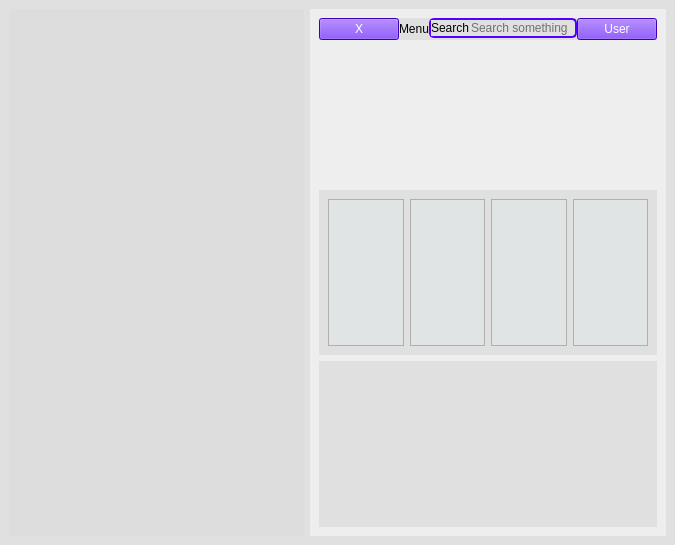
<?xml version="1.0" encoding="UTF-8"?>
<ui version="4.0">
 <class>MainWindow</class>
 <widget class="QMainWindow" name="MainWindow">
  <property name="geometry">
   <rect>
    <x>0</x>
    <y>0</y>
    <width>675</width>
    <height>545</height>
   </rect>
  </property>
  <property name="windowTitle">
   <string>MainWindow</string>
  </property>
  <widget class="QWidget" name="centralwidget">
   <property name="styleSheet">
    <string notr="true">* {
	background-color: rgb(224, 224, 224);
}

#leftMenu {
	background-color: #DDDDDD;
}

#mainBody {
	background-color: #EEEEEE;
}

#searchBox {
	background: transparent;
	border: none;
}

#searchFrame {
	border-radius: 5px;
	border: 2px solid rgb(85, 0, 255);
}

QPushButton {
	background-color: rgb(85, 0, 255);
	color: rgb(255, 255, 255);
}

#frame, #frame_2, #frame_3, #frame_4 {
	
	background-color: rgb(225, 228, 228);
}

</string>
   </property>
   <layout class="QHBoxLayout" name="horizontalLayout">
    <item>
     <widget class="QWidget" name="leftMenu" native="true"/>
    </item>
    <item>
     <widget class="QWidget" name="mainBody" native="true">
      <layout class="QVBoxLayout" name="verticalLayout">
       <item alignment="Qt::AlignTop">
        <widget class="QWidget" name="headerFrame" native="true">
         <layout class="QHBoxLayout" name="horizontalLayout_2">
          <property name="spacing">
           <number>0</number>
          </property>
          <property name="leftMargin">
           <number>0</number>
          </property>
          <property name="topMargin">
           <number>0</number>
          </property>
          <property name="rightMargin">
           <number>0</number>
          </property>
          <property name="bottomMargin">
           <number>0</number>
          </property>
          <item alignment="Qt::AlignLeft">
           <widget class="QWidget" name="widget" native="true">
            <layout class="QHBoxLayout" name="horizontalLayout_3">
             <property name="spacing">
              <number>0</number>
             </property>
             <property name="leftMargin">
              <number>0</number>
             </property>
             <property name="topMargin">
              <number>0</number>
             </property>
             <property name="rightMargin">
              <number>0</number>
             </property>
             <property name="bottomMargin">
              <number>0</number>
             </property>
             <item>
              <widget class="QPushButton" name="menuButton">
               <property name="styleSheet">
                <string notr="true"/>
               </property>
               <property name="text">
                <string>X</string>
               </property>
              </widget>
             </item>
             <item>
              <widget class="QLabel" name="label">
               <property name="text">
                <string>Menu</string>
               </property>
              </widget>
             </item>
            </layout>
           </widget>
          </item>
          <item alignment="Qt::AlignHCenter|Qt::AlignTop">
           <widget class="QWidget" name="widget_2" native="true">
            <layout class="QHBoxLayout" name="horizontalLayout_6">
             <property name="spacing">
              <number>0</number>
             </property>
             <property name="leftMargin">
              <number>0</number>
             </property>
             <property name="topMargin">
              <number>0</number>
             </property>
             <property name="rightMargin">
              <number>0</number>
             </property>
             <property name="bottomMargin">
              <number>0</number>
             </property>
             <item>
              <widget class="QFrame" name="searchFrame">
               <property name="frameShape">
                <enum>QFrame::StyledPanel</enum>
               </property>
               <property name="frameShadow">
                <enum>QFrame::Raised</enum>
               </property>
               <layout class="QHBoxLayout" name="horizontalLayout_4">
                <property name="spacing">
                 <number>0</number>
                </property>
                <property name="leftMargin">
                 <number>0</number>
                </property>
                <property name="topMargin">
                 <number>0</number>
                </property>
                <property name="rightMargin">
                 <number>0</number>
                </property>
                <property name="bottomMargin">
                 <number>0</number>
                </property>
                <item>
                 <widget class="QLabel" name="searchIcon">
                  <property name="text">
                   <string>Search</string>
                  </property>
                 </widget>
                </item>
                <item>
                 <widget class="QLineEdit" name="searchBox">
                  <property name="placeholderText">
                   <string>Search something</string>
                  </property>
                 </widget>
                </item>
               </layout>
              </widget>
             </item>
            </layout>
           </widget>
          </item>
          <item alignment="Qt::AlignRight">
           <widget class="QWidget" name="widget_3" native="true">
            <layout class="QHBoxLayout" name="horizontalLayout_5">
             <property name="spacing">
              <number>0</number>
             </property>
             <property name="leftMargin">
              <number>0</number>
             </property>
             <property name="topMargin">
              <number>0</number>
             </property>
             <property name="rightMargin">
              <number>0</number>
             </property>
             <property name="bottomMargin">
              <number>0</number>
             </property>
             <item>
              <widget class="QPushButton" name="userButton">
               <property name="styleSheet">
                <string notr="true"/>
               </property>
               <property name="text">
                <string>User</string>
               </property>
              </widget>
             </item>
            </layout>
           </widget>
          </item>
         </layout>
        </widget>
       </item>
       <item>
        <widget class="QWidget" name="cardsFrame" native="true">
         <layout class="QHBoxLayout" name="horizontalLayout_7">
          <item>
           <widget class="QFrame" name="frame">
            <property name="frameShape">
             <enum>QFrame::StyledPanel</enum>
            </property>
            <property name="frameShadow">
             <enum>QFrame::Raised</enum>
            </property>
           </widget>
          </item>
          <item>
           <widget class="QFrame" name="frame_2">
            <property name="frameShape">
             <enum>QFrame::StyledPanel</enum>
            </property>
            <property name="frameShadow">
             <enum>QFrame::Raised</enum>
            </property>
           </widget>
          </item>
          <item>
           <widget class="QFrame" name="frame_3">
            <property name="frameShape">
             <enum>QFrame::StyledPanel</enum>
            </property>
            <property name="frameShadow">
             <enum>QFrame::Raised</enum>
            </property>
           </widget>
          </item>
          <item>
           <widget class="QFrame" name="frame_4">
            <property name="frameShape">
             <enum>QFrame::StyledPanel</enum>
            </property>
            <property name="frameShadow">
             <enum>QFrame::Raised</enum>
            </property>
           </widget>
          </item>
         </layout>
        </widget>
       </item>
       <item>
        <widget class="QWidget" name="mainFrame" native="true"/>
       </item>
      </layout>
     </widget>
    </item>
   </layout>
  </widget>
 </widget>
 <resources/>
 <connections/>
</ui>
